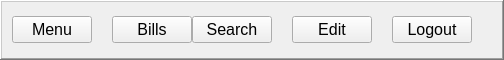
           <widget class="QFrame" name="topbar">
            <property name="minimumSize">
             <size>
              <width>0</width>
              <height>60</height>
             </size>
            </property>
            <property name="maximumSize">
             <size>
              <width>16777215</width>
              <height>60</height>
             </size>
            </property>
            <property name="frameShape">
             <enum>QFrame::WinPanel</enum>
            </property>
            <property name="frameShadow">
             <enum>QFrame::Raised</enum>
            </property>
            <property name="lineWidth">
             <number>3</number>
            </property>
            <layout class="QHBoxLayout" name="horizontalLayout_8">
             <property name="spacing">
              <number>0</number>
             </property>
             <property name="leftMargin">
              <number>10</number>
             </property>
             <property name="topMargin">
              <number>0</number>
             </property>
             <property name="rightMargin">
              <number>30</number>
             </property>
             <property name="bottomMargin">
              <number>0</number>
             </property>
             <item alignment="Qt::AlignLeft">
              <widget class="QFrame" name="frame_11">
               <property name="frameShape">
                <enum>QFrame::NoFrame</enum>
               </property>
               <property name="frameShadow">
                <enum>QFrame::Raised</enum>
               </property>
               <layout class="QHBoxLayout" name="horizontalLayout_9">
                <property name="spacing">
                 <number>20</number>
                </property>
                <property name="leftMargin">
                 <number>0</number>
                </property>
                <property name="topMargin">
                 <number>0</number>
                </property>
                <property name="rightMargin">
                 <number>0</number>
                </property>
                <property name="bottomMargin">
                 <number>0</number>
                </property>
                <item>
                 <widget class="QPushButton" name="menuButton">
                  <property name="font">
                   <font>
                    <pointsize>12</pointsize>
                   </font>
                  </property>
                  <property name="cursor">
                   <cursorShape>PointingHandCursor</cursorShape>
                  </property>
                  <property name="text">
                   <string>Menu</string>
                  </property>
                 </widget>
                </item>
                <item>
                 <widget class="QPushButton" name="billsButton">
                  <property name="font">
                   <font>
                    <pointsize>12</pointsize>
                   </font>
                  </property>
                  <property name="cursor">
                   <cursorShape>PointingHandCursor</cursorShape>
                  </property>
                  <property name="text">
                   <string>Bills</string>
                  </property>
                 </widget>
                </item>
               </layout>
              </widget>
             </item>
             <item alignment="Qt::AlignRight">
              <widget class="QFrame" name="frame_12">
               <property name="frameShape">
                <enum>QFrame::NoFrame</enum>
               </property>
               <property name="frameShadow">
                <enum>QFrame::Raised</enum>
               </property>
               <layout class="QHBoxLayout" name="horizontalLayout_10">
                <property name="spacing">
                 <number>20</number>
                </property>
                <property name="leftMargin">
                 <number>0</number>
                </property>
                <property name="topMargin">
                 <number>0</number>
                </property>
                <property name="rightMargin">
                 <number>0</number>
                </property>
                <property name="bottomMargin">
                 <number>0</number>
                </property>
                <item>
                 <widget class="QPushButton" name="pushButton_6">
                  <property name="font">
                   <font>
                    <pointsize>12</pointsize>
                   </font>
                  </property>
                  <property name="cursor">
                   <cursorShape>PointingHandCursor</cursorShape>
                  </property>
                  <property name="text">
                   <string>Search</string>
                  </property>
                  <property name="icon">
                   <iconset resource="resources.qrc">
                    <normaloff>:/newPrefix/icons/feather/search.svg</normaloff>:/newPrefix/icons/feather/search.svg</iconset>
                  </property>
                 </widget>
                </item>
                <item>
                 <widget class="QPushButton" name="pushButton_8">
                  <property name="font">
                   <font>
                    <pointsize>12</pointsize>
                   </font>
                  </property>
                  <property name="cursor">
                   <cursorShape>PointingHandCursor</cursorShape>
                  </property>
                  <property name="text">
                   <string>Edit</string>
                  </property>
                  <property name="icon">
                   <iconset resource="resources.qrc">
                    <normaloff>:/newPrefix/icons/cil-settings.png</normaloff>:/newPrefix/icons/cil-settings.png</iconset>
                  </property>
                 </widget>
                </item>
                <item>
                 <widget class="QPushButton" name="pushButton_7">
                  <property name="font">
                   <font>
                    <pointsize>12</pointsize>
                   </font>
                  </property>
                  <property name="cursor">
                   <cursorShape>PointingHandCursor</cursorShape>
                  </property>
                  <property name="text">
                   <string>Logout</string>
                  </property>
                  <property name="icon">
                   <iconset resource="resources.qrc">
                    <normaloff>:/newPrefix/icons/cil-user.png</normaloff>:/newPrefix/icons/cil-user.png</iconset>
                  </property>
                 </widget>
                </item>
               </layout>
              </widget>
             </item>
            </layout>
           </widget>
